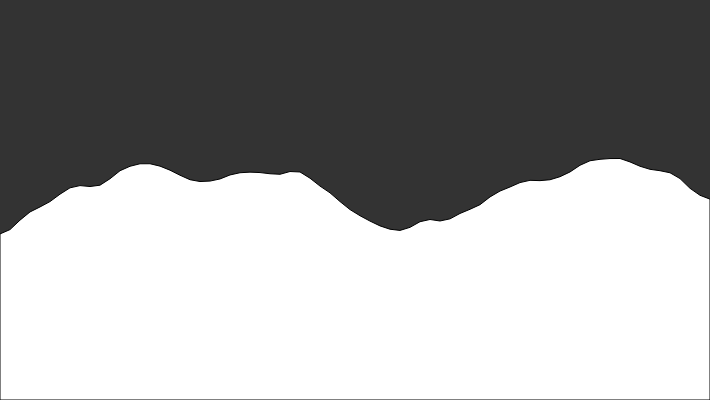
Frame 1 (no input)
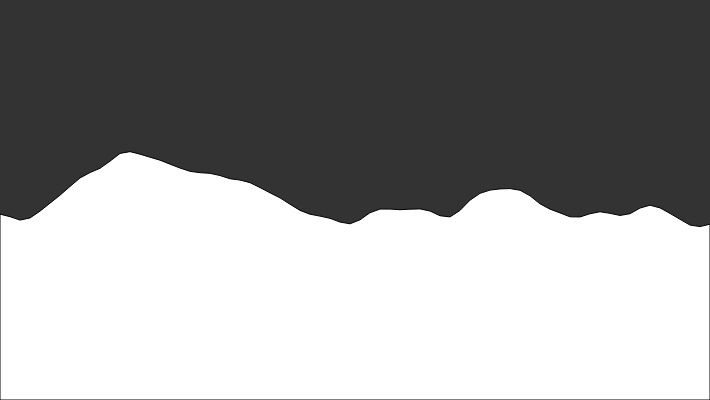
Frame 60 (no input)
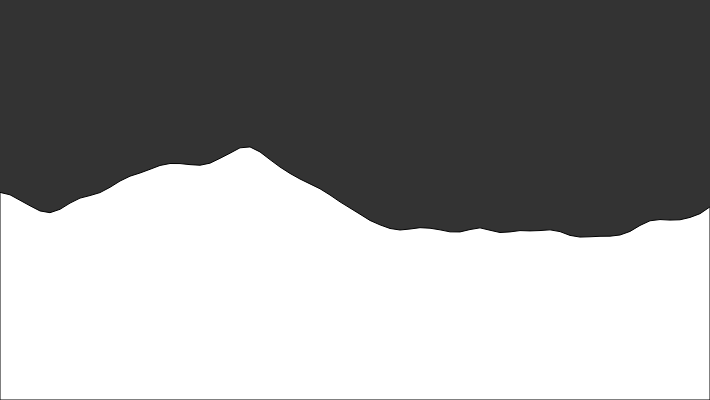
Frame 120 (the mouse pressed at the canvas centre since frame 60)

The p5.js sketch that drew these frames (run headless with seeded random() and noise() and a simulated clock; from frame 60 on, the mouse is pressed at the canvas centre):

// p5.js sketch
// ── sketch.js
let yoff = 0.0; // 2nd dimension of perlin noise

function setup() {
  createCanvas(710, 400);
}

function draw() {
  background(51);
  fill(255);
  // We are going to draw a polygon out of the wave points
  beginShape();

  let xoff = 0; // Option #1: 2D Noise
  // let xoff = yoff; // Option #2: 1D Noise

  // Iterate over horizontal pixels
  for (let x = 0; x <= width; x += 10) {
    // Calculate a y value according to noise, map to
    // Option #1: 2D Noise
    let y = map(noise(xoff, yoff), 0, 1, 100, 300);

    // Option #2: 1D Noise
    //let y = map(noise(xoff), 0, 1, 200, 300);

    // Set the vertex
    vertex(x, y);
    // Increment x dimension for noise
    xoff += 0.05;
  }
  // increment y dimension for noise
  yoff += 0.01;
  vertex(width, height);
  vertex(0, height);
  endShape(CLOSE);
}

//Jugar con el noise (randomGaussian)
//vertex(mouseY, width/2);
